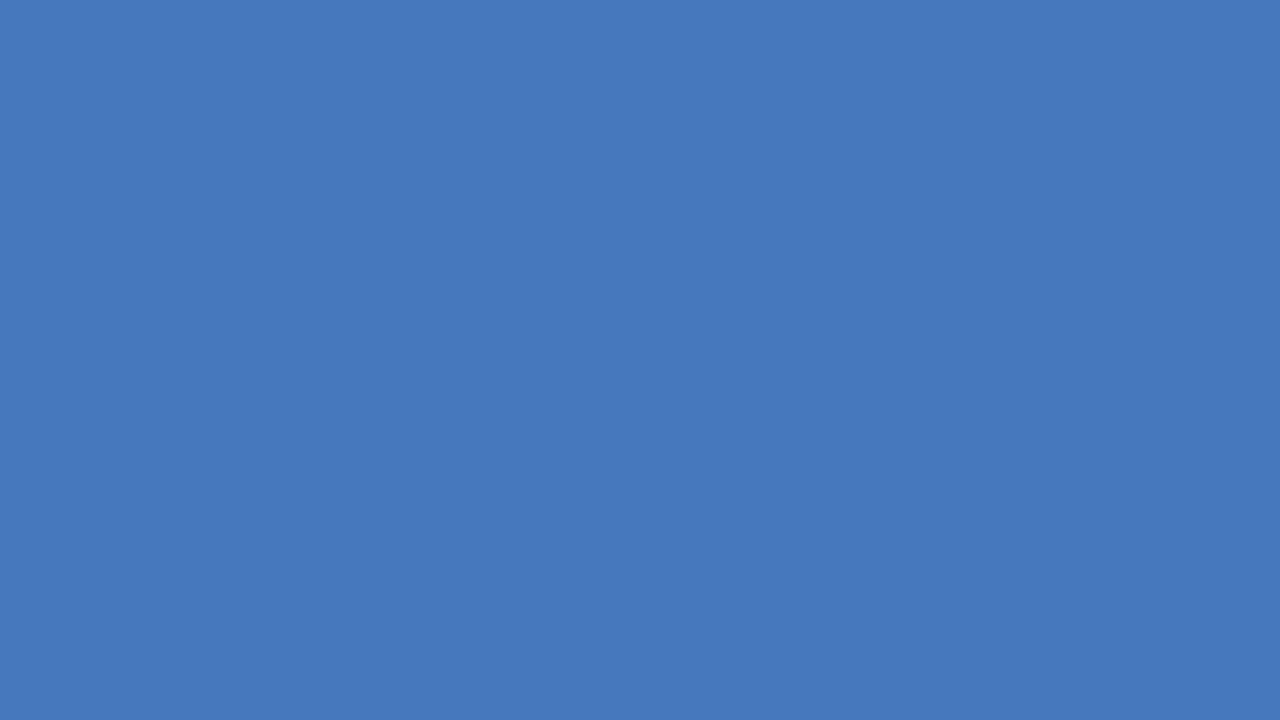
#> input picture backend/storage/generated/14026b1e01ea454fac13c13614482a23/image_16x9.jpg, 2560 x 1440 px (shown at 1/2 size)
$ python -i crop_engine.py   (imports and definitions only)   (older library calls are emulated)
#> lines starting #> are read from the running program, lines starting #| are printed output that depends on the picture; after the words box and inside, x2 and y2 are one past the last pixel; in counts of white or black regions, pixels touching at a corner belong together
"""Crop and aspect ratio transformation engine for Ratio Studio.
Professional full-frame Smart Crop with smart subject preservation and automatic Safe Fit fallback.
No blurred duplicate image effects.
Deterministic image geometry with multi-cue subject bounding box detection and safe margin framing.
"""

from typing import Dict, Any, Tuple, Optional, List
import numpy as np
import cv2
from PIL import Image

# Predefined standard ratio specs with descriptive safe keys and legacy aliases
RATIO_CONFIGS: Dict[str, Dict[str, Any]] = {
    "1:1": {
        "name": "Square (1:1)",
        "ratio_key": "1:1",
        "safe_key": "square_1x1",
        "legacy_key": "1x1",
        "aliases": ["1x1", "square_1x1", "1:1", "square"],
        "width": 2048,
        "height": 2048,
        "orientation": "Square",
        "aspect_w": 1,
        "aspect_h": 1,
    },
    "4:5": {
        "name": "Portrait (4:5)",
        "ratio_key": "4:5",
        "safe_key": "portrait_4x5",
        "legacy_key": "4x5",
        "aliases": ["4x5", "portrait_4x5", "4:5"],
        "width": 1600,
        "height": 2000,
        "orientation": "Portrait",
        "aspect_w": 4,
        "aspect_h": 5,
    },
    "3:4": {
        "name": "Portrait (3:4)",
        "ratio_key": "3:4",
        "safe_key": "portrait_3x4",
        "legacy_key": "3x4",
        "aliases": ["3x4", "portrait_3x4", "3:4"],
        "width": 1536,
        "height": 2048,
        "orientation": "Portrait",
        "aspect_w": 3,
        "aspect_h": 4,
    },
    "16:9": {
        "name": "Landscape (16:9)",
        "ratio_key": "16:9",
        "safe_key": "landscape_16x9",
        "legacy_key": "16x9",
        "aliases": ["16x9", "landscape_16x9", "16:9"],
        "width": 2560,
        "height": 1440,
        "orientation": "Landscape",
        "aspect_w": 16,
        "aspect_h": 9,
    },
    "5:4": {
        "name": "Landscape (5:4)",
        "ratio_key": "5:4",
        "safe_key": "landscape_5x4",
        "legacy_key": "5x4",
        "aliases": ["5x4", "landscape_5x4", "5:4"],
        "width": 2000,
        "height": 1600,
        "orientation": "Landscape",
        "aspect_w": 5,
        "aspect_h": 4,
    },
}


# [12 lines left out: function resolve_ratio_config, not called in this run]


# Fixed export sizes generated for every ratio (Large is the primary ratio size above).
SIZE_KEYS: List[str] = ["large", "medium", "small"]
SIZE_LABELS: Dict[str, str] = {"large": "Large", "medium": "Medium", "small": "Small"}
SIZE_PRESETS: Dict[str, Dict[str, Tuple[int, int]]] = {
    "square_1x1": {"large": (2048, 2048), "medium": (1024, 1024), "small": (512, 512)},
    "portrait_4x5": {"large": (1600, 2000), "medium": (1080, 1350), "small": (800, 1000)},
    "portrait_3x4": {"large": (1536, 2048), "medium": (1080, 1440), "small": (768, 1024)},
    "landscape_16x9": {"large": (2560, 1440), "medium": (1920, 1080), "small": (1280, 720)},
    "landscape_5x4": {"large": (2000, 1600), "medium": (1350, 1080), "small": (1000, 800)},
}


def all_selection_ids() -> List[str]:
    """All 15 standard selection identifiers."""
    return [f"{cfg['safe_key']}:{s}" for cfg in RATIO_CONFIGS.values() for s in SIZE_KEYS]


# [8 lines left out: function all_comparison_selection_ids, not called in this run]


def compute_spectral_residual_saliency(img_cv: np.ndarray) -> np.ndarray:
    """
    Classical Spectral Residual Saliency (Hou & Zhang, 2007) combined with edge gradient energy.
    100% traditional digital signal processing.
    """
    try:
        calc_size = 180
        gray = cv2.cvtColor(img_cv, cv2.COLOR_BGR2GRAY) if len(img_cv.shape) == 3 else img_cv
        resized = cv2.resize(gray, (calc_size, calc_size), interpolation=cv2.INTER_AREA)

        # 1. 2D Discrete Fourier Transform Spectral Residual
        dft = cv2.dft(np.float32(resized), flags=cv2.DFT_COMPLEX_OUTPUT)
        magnitude, phase = cv2.cartToPolar(dft[:, :, 0], dft[:, :, 1])
        log_mag = np.log(magnitude + 1e-5)
        avg_log = cv2.boxFilter(log_mag, -1, (3, 3))
        spectral_residual = log_mag - avg_log
        re_x, re_y = cv2.polarToCart(np.exp(spectral_residual), phase)
        inv_dft = cv2.idft(cv2.merge([re_x, re_y]))
        sal_spectral = cv2.magnitude(inv_dft[:, :, 0], inv_dft[:, :, 1]) ** 2
        sal_spectral = cv2.GaussianBlur(sal_spectral, (9, 9), 2.5)

        # 2. Edge / Gradient Energy (Sobel) to strongly detect product/car outlines
        grad_x = cv2.Sobel(resized, cv2.CV_32F, 1, 0, ksize=3)
        grad_y = cv2.Sobel(resized, cv2.CV_32F, 0, 1, ksize=3)
        grad_mag = cv2.magnitude(grad_x, grad_y)
        grad_mag = cv2.GaussianBlur(grad_mag, (9, 9), 2.0)

        # Normalize components
        def norm(arr):
            mn, mx = np.min(arr), np.max(arr)
            return (arr - mn) / (mx - mn + 1e-5)

        combined = 0.5 * norm(sal_spectral) + 0.5 * norm(grad_mag)
        combined = norm(combined)

        h, w = img_cv.shape[:2]
        return cv2.resize(combined, (w, h), interpolation=cv2.INTER_LINEAR)
    except Exception:
        h, w = img_cv.shape[:2]
        return np.zeros((h, w), dtype=np.float32)


def detect_subject_bbox(img_cv: np.ndarray) -> Optional[Tuple[int, int, int, int]]:
    """
    Robust multi-cue subject bounding box detection for cars, products, and general photography.
    Combines:
    1. Spectral residual + gradient saliency energy.
    2. Canny edge density & Otsu threshold foreground mask.
    3. Center-bias weighting to prevent peripheral distractions.
    Returns: (x1, y1, x2, y2) in pixel coordinates, or None if uncertain.
    """
    try:
        h, w = img_cv.shape[:2]
        gray = cv2.cvtColor(img_cv, cv2.COLOR_BGR2GRAY) if len(img_cv.shape) == 3 else img_cv.copy()

        # Suppress perimeter ringing artifact (outer 2% border)
        m = max(2, int(min(w, h) * 0.02))

        # 1. Saliency energy map with border suppression
        saliency_map = compute_spectral_residual_saliency(img_cv)
        sal_inner = saliency_map.copy()
        sal_inner[:m, :] = 0
        sal_inner[-m:, :] = 0
        sal_inner[:, :m] = 0
        sal_inner[:, -m:] = 0

        sal_8u = (sal_inner * 255).astype(np.uint8)
        _, sal_mask = cv2.threshold(sal_8u, 0, 255, cv2.THRESH_BINARY + cv2.THRESH_OTSU)

        # 2. Edge energy with border suppression
        blurred = cv2.GaussianBlur(gray, (5, 5), 0)
        edges = cv2.Canny(blurred, 40, 140)
        edges[:m, :] = 0
        edges[-m:, :] = 0
        edges[:, :m] = 0
        edges[:, -m:] = 0

        # Morphological closing on edges to connect subject outlines (e.g. wheels to chassis)
        k_w = max(3, int(w * 0.02)) | 1
        k_h = max(3, int(h * 0.02)) | 1
        morph_k = cv2.getStructuringElement(cv2.MORPH_RECT, (k_w, k_h))
        edge_closed = cv2.morphologyEx(edges, cv2.MORPH_CLOSE, morph_k)

        # 3. Combine saliency + edge density
        combined_mask = cv2.bitwise_or(sal_mask, edge_closed)

        # Morphological open to remove scattered noise
        clean_k = cv2.getStructuringElement(cv2.MORPH_RECT, (3, 3))
        cleaned = cv2.morphologyEx(combined_mask, cv2.MORPH_OPEN, clean_k)

        contours, _ = cv2.findContours(cleaned, cv2.RETR_EXTERNAL, cv2.CHAIN_APPROX_SIMPLE)
        if not contours:
            return None

        min_area = (w * h) * 0.02
        valid_boxes = []
        for c in contours:
            area = cv2.contourArea(c)
            if area >= min_area:
                bx, by, bw, bh = cv2.boundingRect(c)
                # Ignore full-canvas outer boundaries
                if bw < w * 0.98 or bh < h * 0.98:
                    valid_boxes.append((bx, by, bx + bw, by + bh))

        if not valid_boxes:
            return None

        min_x = min(b[0] for b in valid_boxes)
        min_y = min(b[1] for b in valid_boxes)
        max_x = max(b[2] for b in valid_boxes)
        max_y = max(b[3] for b in valid_boxes)

        # If detected box covers practically the entire image (> 95% both dims), it's full scene
        if (max_x - min_x) > w * 0.95 and (max_y - min_y) > h * 0.95:
            return None

        # Add small safety padding (2%)
        pad_x = int(round(w * 0.02))
        pad_y = int(round(h * 0.02))
        x1 = max(0, min_x - pad_x)
        y1 = max(0, min_y - pad_y)
        x2 = min(w, max_x + pad_x)
        y2 = min(h, max_y + pad_y)

        if x2 > x1 and y2 > y1:
            return (x1, y1, x2, y2)
        return None
    except Exception:
        return None


# Alias for backward compatibility
detect_saliency_bbox = detect_subject_bbox


# [403 lines left out: functions detect_saliency_center, calculate_crop_window, check_subject_fit, validate_manual_crop_box, process_safe_fit, direct_stretch and 1 more, not called in this run]

>>> import cv2
>>> picture = cv2.imread('../storage/generated/14026b1e01ea454fac13c13614482a23/image_16x9.jpg')
#> picture is the input picture: shape (1440, 2560, 3); mean B, G, R 189, 120, 70
>>> result = detect_subject_bbox(picture)
#> in detect_subject_bbox, `gray = cv2.cvtColor(img_cv, cv2.COLOR_BGR2GRAY) if len(img_cv.shape) =..`: gray: shape (1440, 2560); every value is 113
#> in compute_spectral_residual_saliency, `resized = cv2.resize(gray, (calc_size, calc_size), interpolation=cv2.I..`: resized: shape (180, 180); every value is 113
#> in compute_spectral_residual_saliency, `magnitude, phase = cv2.cartToPolar(dft[:, :, 0], dft[:, :, 1])`:
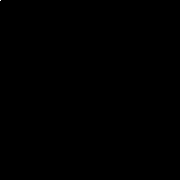
#> magnitude: shape (180, 180) float32; min 0, max 3661200, mean 113; drawn with min black and max white
#> in compute_spectral_residual_saliency, `spectral_residual = log_mag - avg_log`:
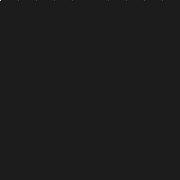
#> spectral_residual: shape (180, 180) float32; min -2.96, max 23.67, mean 0; drawn with min black and max white
#> in compute_spectral_residual_saliency, `re_x, re_y = cv2.polarToCart(np.exp(spectral_residual), phase)`:
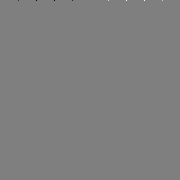
#> re_y: shape (180, 180) float32; min -873.3, max 873.3, mean 0; drawn with min black and max white
#> in compute_spectral_residual_saliency, `sal_spectral = cv2.GaussianBlur(sal_spectral, (9, 9), 2.5)`:
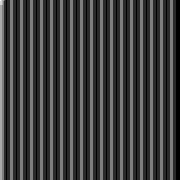
#> sal_spectral: shape (180, 180) float32; min 3.61e+20, max 3.61e+20, mean 3.61e+20; drawn with min black and max white
#> in compute_spectral_residual_saliency, `grad_x = cv2.Sobel(resized, cv2.CV_32F, 1, 0, ksize=3)`: grad_x: shape (180, 180) float32; every value is 0
#> in norm, `mn, mx = np.min(arr), np.max(arr)`: mn = 3.61e+20
#> in compute_spectral_residual_saliency, `combined = 0.5 * norm(sal_spectral) + 0.5 * norm(grad_mag)`:
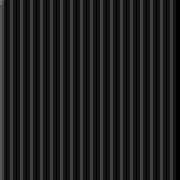
#> combined: shape (180, 180) float32; min 0, max 0.5, mean 0.126
#> in detect_subject_bbox, `sal_inner[-m:, :] = 0`:
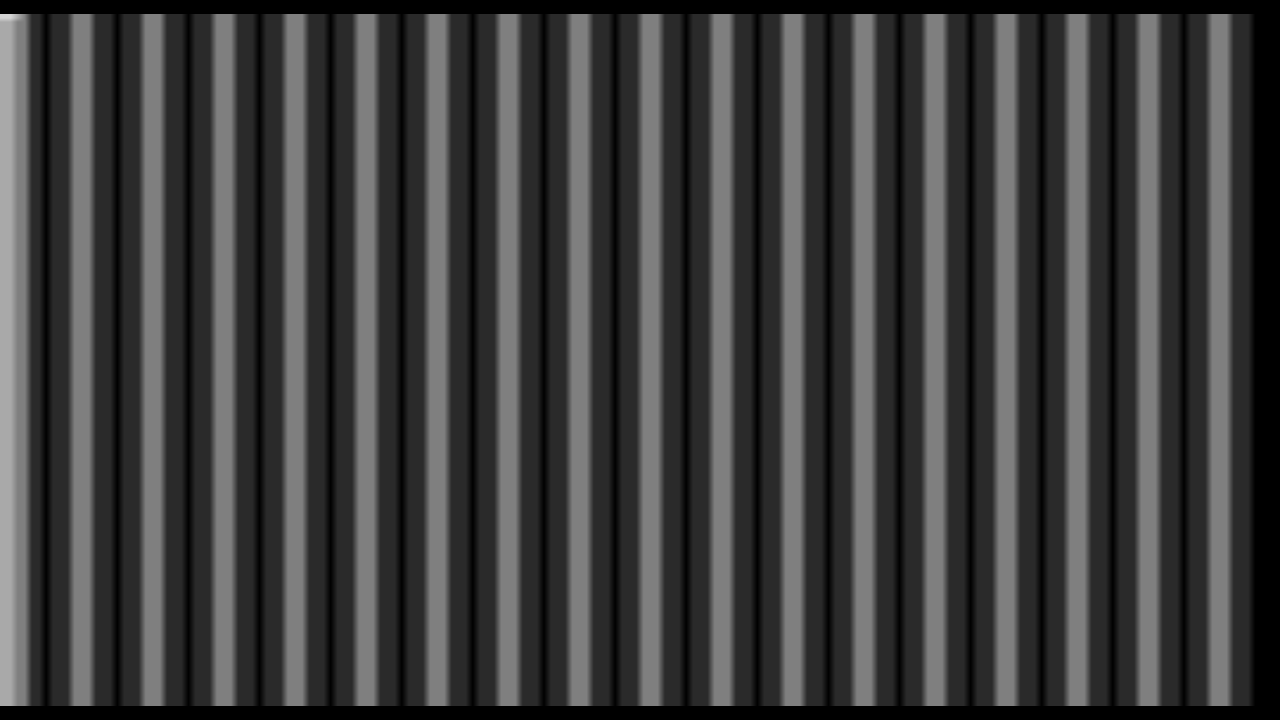
#> sal_inner: shape (1440, 2560) float32 (shown at 1/2 size); min 0, max 0.833, mean 0.241
#> in detect_subject_bbox, `_, sal_mask = cv2.threshold(sal_8u, 0, 255, cv2.THRESH_BINARY + cv2.TH..`:
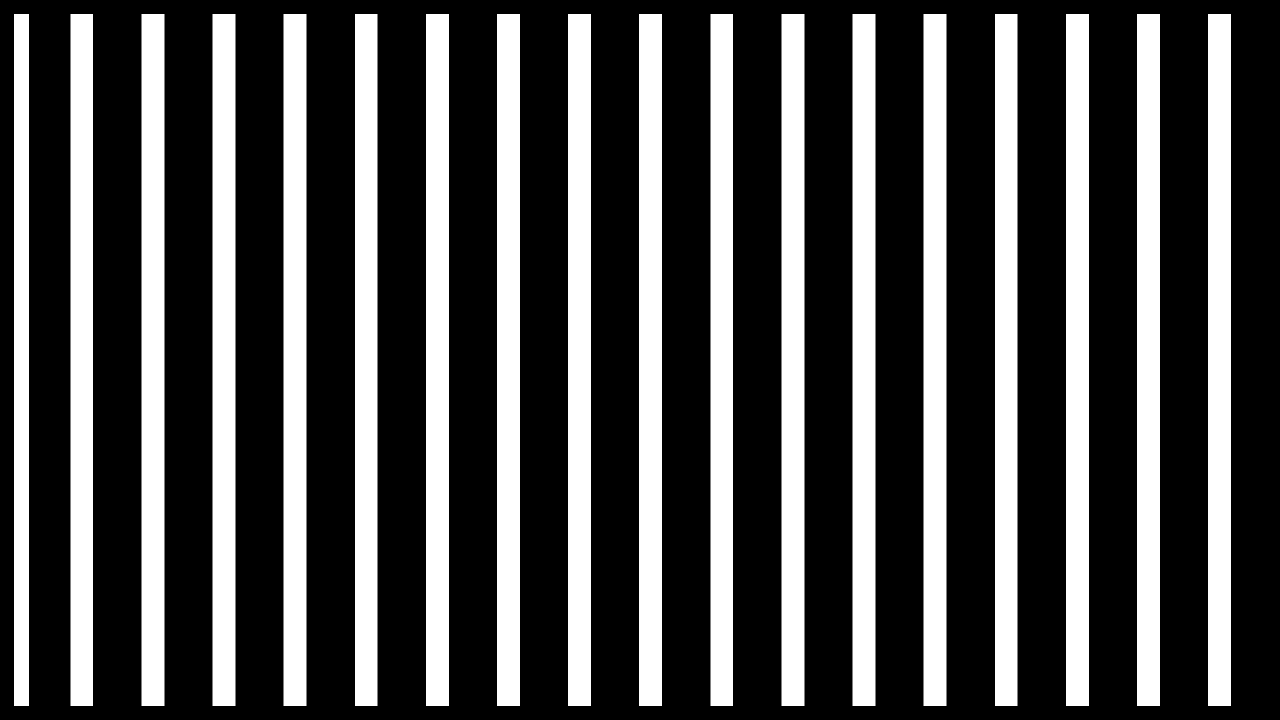
#> sal_mask: shape (1440, 2560) (shown at 1/2 size); 30.3% white; 18 white regions
#> in detect_subject_bbox, `edges = cv2.Canny(blurred, 40, 140)`: edges: shape (1440, 2560); every value is 0
#> in detect_subject_bbox, `contours, _ = cv2.findContours(cleaned, cv2.RETR_EXTERNAL, cv2.CHAIN_A..`: contours = 18 contours; largest, box (x1, y1, x2, y2) and area: (2416, 28, 2462, 1412) 62235, (2274, 28, 2320, 1412) 62235, (2132, 28, 2178, 1412) 62235, (1847, 28, 1893, 1412) 62235, (1705, 28, 1751, 1412) 62235
#> the loop in detect_subject_bbox, `for c in contours:` made 18 passes
#> (c, area) on passes 1 to 11: ([[2416, 28], [2416, 1411], [2461, 1411], [2461, 28]], 62235), ([[2274, 28], [2274, 1411], [2319, 1411], [2319, 28]], 62235), ([[2132, 28], [2132, 1411], [2177, 1411], [2177, 28]], 62235), ([[1990, 28], [1990, 1411], [2034, 1411], [2034, 28]], 60852), ([[1847, 28], [1847, 1411], [1892, 1411], [1892, 28]], 62235), ([[1705, 28], [1705, 1411], [1750, 1411], [1750, 28]], 62235), ([[1563, 28], [1563, 1411], [1608, 1411], [1608, 28]], 62235), ([[1421, 28], [1421, 1411], [1465, 1411], [1465, 28]], 60852), ([[1278, 28], [1278, 1411], [1323, 1411], [1323, 28]], 62235), ([[1136, 28], [1136, 1411], [1181, 1411], [1181, 28]], 62235), ([[994, 28], [994, 1411], [1039, 1411], [1039, 28]], 62235)
#> after the loop in detect_subject_bbox, `for c in contours:`: valid_boxes = []
